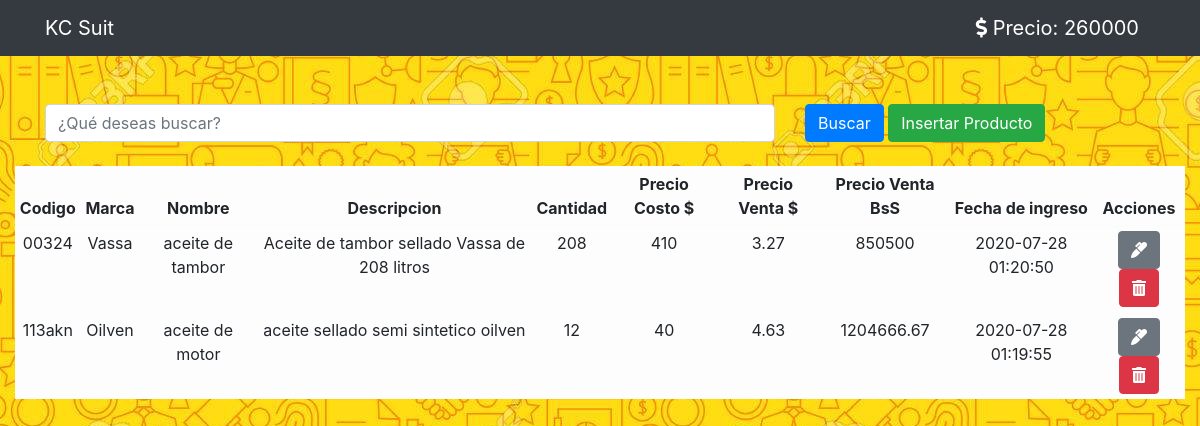
The page /Vistas/aceites.php on the database its author committed.
### tables this page shows
CREATE TABLE `dolar` (
  `id` int(11) NOT NULL,
  `valor` int(255) NOT NULL
);

CREATE TABLE `aceites` (
  `id` int(11) NOT NULL,
  `codigo` varchar(255) NOT NULL,
  `marca` varchar(255) NOT NULL,
  `nombre` varchar(255) NOT NULL,
  `descripcion` varchar(255) NOT NULL,
  `precio` int(255) NOT NULL,
  `cantidad` int(255) NOT NULL,
  `fecha_ingreso` timestamp NOT NULL DEFAULT current_timestamp()
);

### Modelo/dolar.inc.php (called while the page is built, shortened)
<?php
    include_once '../Controlador/conexion.inc.php';
    $consulta = $conexion->prepare('SELECT * FROM dolar WHERE id=:id LIMIT 1');
    $consulta -> execute(array(
        ':id'=>1
    ));
    $precio_dolar = $consulta ->fetch();

### Modelo/mostrar.inc.php (called while the page is built)
<?php
    include_once '../Controlador/conexion.inc.php';
$seleccionar = $conexion->prepare('SELECT * FROM '."$pagina".' ORDER BY id DESC');
$seleccionar->execute();
$resultado = $seleccionar->fetchAll();

### Vistas/aceites.php (the view, shortened to what this page needs)
<?php
include_once '../Plantillas/cabecera.inc.php';
    $pagina = 'aceites';
include_once '../Modelo/mostrar.inc.php';
include_once '../Modelo/buscar.inc.php';
?>
<div class="container">
    <form method="POST" action="">
        <div class="row">
            <div class="col-md-8">
                <br>
                <input type="search" class="form-control" placeholder="¿Qué deseas buscar?" name="buscar">
            </div>
            <div class="col-md-4">
                <br>
                <input type="submit" class="btn btn-primary" value="Buscar" name="btn_buscar">
                <a href="nuevo.php?categoria=<?php echo $pagina ?>" class="btn btn-success">Insertar Producto</a>
            </div>
        </div>
    </form>
</div>
<div class=" container-fluid">
    <br>
    <table class=" table table-light table-sm">
        <thead>
            <tr class="text-center">
                <th>Codigo</th>
                <th>Marca</th>
                <th>Nombre</th>
                <th>Descripcion</th>
                <th>Cantidad</th>
                <th>Precio Costo $</th>
                <th>Precio Venta $</th>
                <th>Precio Venta BsS</th>
                <th>Fecha de ingreso</th>
                <th colspan="2">Acciones</th>
            </tr>
        </thead>
        <tbody>
        <?php foreach ($resultado as $fila):
            ?>
            <tr class="text-center">
                <td><?php echo $fila['codigo'];   ?> </td>
                <td><?php echo $fila['marca'];   ?> </td>
                <td><?php echo $fila['nombre'];   ?> </td>
                <td><?php echo $fila['descripcion'];   ?> </td>
                <td><?php echo $fila['cantidad'];   ?> </td>
                <td><?php echo $fila['precio'];   ?> </td>
                <td>
                    <?php
                        $cantidad = $fila['cantidad'];
                        $costoEnDolares = $fila['precio'];
                        if($cantidad==0){
                            $precioEnDolares = 0;
                            echo $precioEnDolares;
                        }else{
                            $precioEnDolares = $costoEnDolares/$cantidad + 1.30;
                            echo round($precioEnDolares,2);
                        }
                    ?>
                </td>
                <td>
                    <?php
                    $precioDolar = $precio_dolar['valor'];
                    $precioVentaBs =  $precioEnDolares * $precioDolar ;
                    echo round($precioVentaBs,2);
                    ?>
                </td>
                <td><?php echo $fila['fecha_ingreso'];   ?> </td>
                <td>
                    <a href="actualizar.php?id=<?php echo $fila['id']?>&categoria=<?php echo $pagina  ?>" class="btn btn-secondary"> <i class="fas fa-marker"> </i> </a>
                    <a href="../Modelo/eliminar.inc.php?id=<?php echo $fila['id']?>&categoria=<?php echo $pagina ?>" class="btn btn-danger"> <i class="fas fa-trash-alt"> </i> </a>
                </td>
            </tr>
        <?php endforeach ?>
        </tbody>
    </table>
</div>
<?php
include_once '../Plantillas/pie.inc.php';
?>

### Plantillas/cabecera.inc.php (shortened to what this page needs)
<!doctype html>
<html lang="en">
    <head>
        <link rel="stylesheet" href="../styles/styles.css">
        <link rel="stylesheet" href="https://stackpath.bootstrapcdn.com/bootstrap/4.4.1/css/bootstrap.min.css">
        <link rel="stylesheet" href="https://use.fontawesome.com/releases/v5.12.1/css/all.css">
    </head>
    <body>
<?php
    include_once '../Modelo/dolar.inc.php';
?>
        <nav class="navbar navbar-dark bg-dark">
            <div class="container">
                <a href="index.php" class="navbar-brand">
                    KC Suit
                </a>
                <li class="navbar-brand"><i class="fas fa-dollar-sign"></i> Precio: <?php echo $precio_dolar['valor']?>
                </li>
            </div>
        </nav>
        <br>

### styles/styles.css (style rules this page uses)
body { background-image: url('f.jpg'); }

### rows shown on the page
dolar: valor "260000"
aceites: codigo "00324", marca "Vassa", nombre "aceite de tambor", descripcion "Aceite de tambor sellado Vassa de 208 litros", cantidad "208", precio "410", precioEnDolares "3.27", precioVentaBs "850500", fecha_ingreso "2020-07-28 01:20:50"
aceites: codigo "113akn", marca "Oilven", nombre "aceite de motor", descripcion "aceite sellado semi sintetico oilven", cantidad "12", precio "40", precioEnDolares "4.63", precioVentaBs "1204666.67", fecha_ingreso "2020-07-28 01:19:55"
